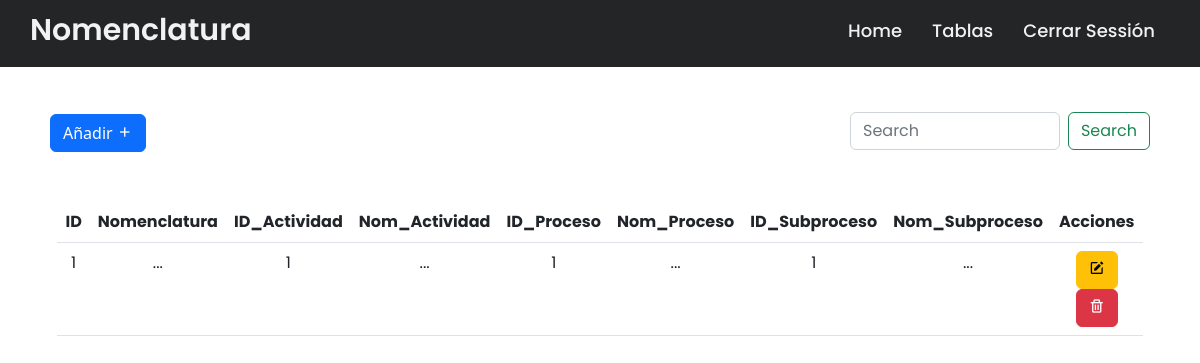
Screenshot of /tab/Nomenclatura/nomenclatura.php (signed in) with the database file from the repository.
### tables this page shows
CREATE TABLE `nomenclatura` (
  `ID_Nomen` int(11) NOT NULL,
  `Nomenclatura` varchar(50) NOT NULL,
  `ID_Actividad` int(11) NOT NULL,
  `nom_actividad` varchar(50) NOT NULL,
  `ID_Procesos` int(11) NOT NULL,
  `Nom_Proceso` varchar(50) NOT NULL,
  `ID_Subproceso` int(11) NOT NULL,
  `Nom_Subproceso` varchar(50) NOT NULL
);

### tab/Nomenclatura/nomenclatura.php (the view, shortened to what this page needs)
<!DOCTYPE html>
<html lang="en">
<head>
    <link rel="stylesheet" href="../../css/navbar.css">
    <link href="https://cdn.jsdelivr.net/npm/bootstrap@5.2.2/dist/css/bootstrap.min.css" rel="stylesheet">
    <link href='https://unpkg.com/boxicons@2.1.4/css/boxicons.min.css' rel='stylesheet'>
    <link rel="stylesheet" href="https://cdnjs.cloudflare.com/ajax/libs/font-awesome/5.15.3/css/all.min.css"/>
</head>
<body><br>
    <div class="navbar">
    <nav>
    <div class="wrapper">
      <div class="logo"><a href="#"> Nomenclatura </a></div>
      <ul class="nav-links">
        <li><a href="../../home.php">Home</a></li>
        <li>
          <a href="#" class="desktop-item">Tablas</a>
        </li>
        <li><a type="submite" href="../../destroy.php">Cerrar Sessión</a></li>
      </ul>
    </div>
  </nav>
    </div>
    <br>
    <div class="position-absolute top-10 end-0" style="width: 300px; margin-right: 50px;"><br><br>
    <form class="d-flex" role="search">
        <input class="form-control me-2" type="search" placeholder="Search" aria-label="Search">
        <button class="btn btn-outline-success" type="submit">Search</button>
      </form>
    </div>
    <button type="button" class="btn btn-primary" data-bs-toggle="modal" data-bs-target="#exampleModal" style="margin: 50px;">
        Añadir <i class='bx bx-plus'></i>
    </button>
                            <?php
                                include ("../../config/conexion.php");
                            ?>
    <div class="row justify-content-center">
    <table class="table" style="width: 400px;">
  <thead class="text-center">
    <tr>
      <th scope="col">ID</th>
      <th scope="col">Nomenclatura</th>
      <th scope="col">ID_Actividad</th>
      <th scope="col">Nom_Actividad</th>
      <th scope="col">ID_Proceso</th>
      <th scope="col">Nom_Proceso</th>
      <th scope="col">ID_Subproceso</th>
      <th scope="col">Nom_Subproceso</th>
      <th scope="col">Acciones</th>
    </tr>
  </thead>
  <tbody class="text-center">
    <?php
      $query = "SELECT * FROM nomenclatura";
      $result_task = mysqli_query($conexion, $query);
      while($row = mysqli_fetch_assoc($result_task)) { ?>
      <tr>
        <td><?php echo $row['ID_Nomen']; ?></td>
        <td><?php echo $row['Nomenclatura']; ?></td>
        <td><?php echo $row['ID_Actividad']; ?></td>
        <td><?php echo $row['nom_actividad']; ?></td>
        <td><?php echo $row['ID_Procesos']; ?></td>
        <td><?php echo $row['Nom_Proceso']; ?></td>
        <td><?php echo $row['ID_Subproceso']; ?></td>
        <td><?php echo $row['Nom_Subproceso']; ?></td>
        <td>
          <a href="edit.php?ID_Nomen=<?php echo $row['ID_Nomen']?>" class="btn btn-warning">
            <i class='bx bxs-edit'></i>
          </a>
          <a href="delete.php?ID_Nomen=<?php echo $row['ID_Nomen']?>" class="btn btn-danger">
            <i class='bx bx-trash'></i>
          </a>
        </td>
      </tr>
      <?php } ?>
  </tbody>
</table>
    </div>
</body>
</html>

### css/navbar.css (style rules this page uses)
* { margin: 0; padding: 0; box-sizing: border-box; font-family: 'Poppins', sans-serif; }
nav { position: fixed; z-index: 99; width: 100%; background: #242526; }
nav .wrapper { position: relative; max-width: 1300px; padding: 0px 30px; height: 70px; line-height: 70px; margin: auto; display: flex; align-items: center; justify-content: space-between; }
.wrapper .logo a { color: #f2f2f2; font-size: 30px; font-weight: 600; text-decoration: none; }
.wrapper .nav-links { display: inline-flex; text-decoration: none; }
.nav-links { margin-top: 15px; }
.nav-links li { list-style: none; }
.nav-links li a { color: #f2f2f2; text-decoration: none; font-size: 18px; font-weight: 500; padding: 9px 15px; border-radius: 5px; transition: all 0.3s ease; }

### rows the page displays
nomenclatura: ID_Nomen "1", Nomenclatura "...", ID_Actividad "1", nom_actividad "...", ID_Procesos "1", Nom_Proceso "...", ID_Subproceso "1", Nom_Subproceso "..."
